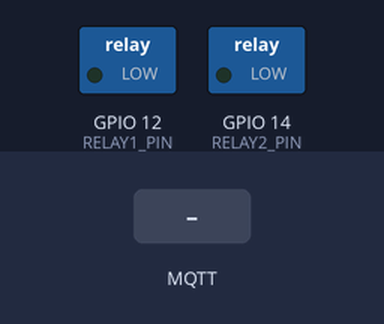
The sketch below on a simulated ESP8266 (NodeMCU). On the bench: switched loads named in the sketch (green lamp = pin HIGH). The test bench sets the inputs (shaded band). WiFi joins after 1.5 s; servers stay silent unless stated; no MQTT or app messages arrive unless stated; what the sketch prints to the serial monitor is not drawn.

Above: at 2.8 s.
2.9 s: MQTT message "relay1" arrives on the first subscribed topic
At 3.7 s:
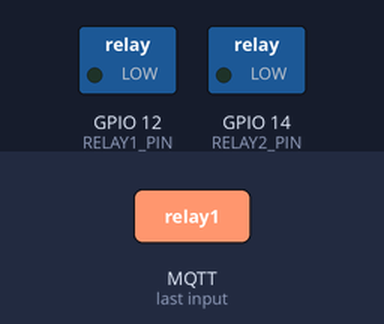
4.5 s: MQTT message "relay2" arrives on the first subscribed topic
At 4.9 s:
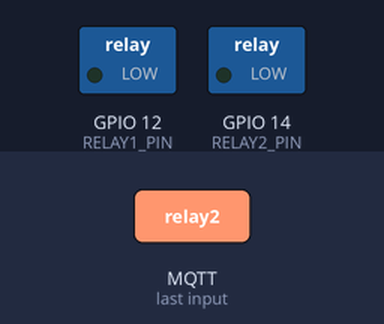
Timing chart, 0 to 7.5 s (numbered marks = the images above; inputs shaded):
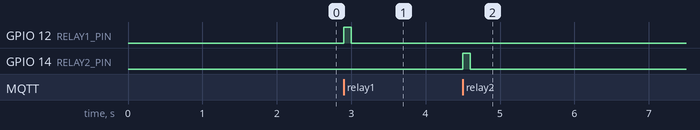

The sketch:

sketch_may3a.ino
```cpp
/* ------------ Wi‑Fi ------------ */
const char* ssid     = "MSI_GF65";
const char* password = "Dinethrad";

/* ---------- HiveMQ Cloud -------- */
const char* broker   = "0ef19ee9ef2a43f6b79d88f3fff74b2d.s1.eu.hivemq.cloud";
const uint16_t port  = 8883;                 // TLS port (not Web‑Sockets)
const char*   mqttUser = "test1";
const char*   mqttPass = "Test@123";

/* ---------- GPIO pins ---------- */
#define RELAY1_PIN 12      // D6
#define RELAY2_PIN 14      // D5
const uint16_t PULSE_MS = 100;

/* ---------- libraries ---------- */
#include <ESP8266WiFi.h>
#include <WiFiClientSecure.h>
#include <PubSubClient.h>

/* ---------- globals ---------- */
WiFiClientSecure net;
PubSubClient     mqtt(net);
String macTopic;            // topic = MAC w/o colons

/* ---------- helper: pulse pin ---------- */
void pulse(uint8_t pin) {
  digitalWrite(pin, HIGH);
  delay(PULSE_MS);
  digitalWrite(pin, LOW);
}

/* ---------- MQTT callback ---------- */
void mqttCallback(char* topic, byte* payload, unsigned int len) {
  String msg; while (len--) msg += (char)*payload++;
  Serial.printf("[ESP] %s : %s\n", topic, msg.c_str());

  if (msg == "relay1") { pulse(RELAY1_PIN); Serial.println("→ relay1 fired"); }
  else if (msg == "relay2") { pulse(RELAY2_PIN); Serial.println("→ relay2 fired"); }
}

/* ---------- ensure MQTT connected ---------- */
void connectMQTT() {
  while (!mqtt.connected()) {
    Serial.print("MQTT connecting… ");
    if (mqtt.connect("esp_relay", mqttUser, mqttPass)) {
      Serial.println("OK");
      mqtt.subscribe(macTopic.c_str());
      Serial.print("Subscribed to topic: "); Serial.println(macTopic);
    } else {
      Serial.printf("failed (%d). retry 2 s\n", mqtt.state());
      delay(2000);
    }
  }
}

void setup() {
  pinMode(RELAY1_PIN, OUTPUT); digitalWrite(RELAY1_PIN, LOW);
  pinMode(RELAY2_PIN, OUTPUT); digitalWrite(RELAY2_PIN, LOW);
  Serial.begin(115200);

  /* Wi‑Fi */
  WiFi.begin(ssid, password);
  while (WiFi.status() != WL_CONNECTED) { delay(400); Serial.print('.'); }
  Serial.print("\nIP: "); Serial.println(WiFi.localIP());

  /* topic = MAC */
  uint8_t mac[6]; WiFi.macAddress(mac);
  char buf[13]; sprintf(buf, "%02X%02X%02X%02X%02X%02X",
                        mac[0],mac[1],mac[2],mac[3],mac[4],mac[5]);
  macTopic = buf;
  Serial.print("MQTT topic (ESP MAC): "); Serial.println(macTopic);

  /* MQTT (TLS) */
  net.setInsecure();               // skip CA check for demo
  mqtt.setServer(broker, port);
  mqtt.setCallback(mqttCallback);
  connectMQTT();
}

void loop() {
  if (!mqtt.connected()) connectMQTT();
  mqtt.loop();
}
```

Measured:
- after the input at 2.9 s, GPIO 12 (RELAY1_PIN): LOW → HIGH at once, → LOW 0.10 s later
- after the input at 4.5 s, GPIO 14 (RELAY2_PIN): LOW → HIGH at once, → LOW 0.10 s later
